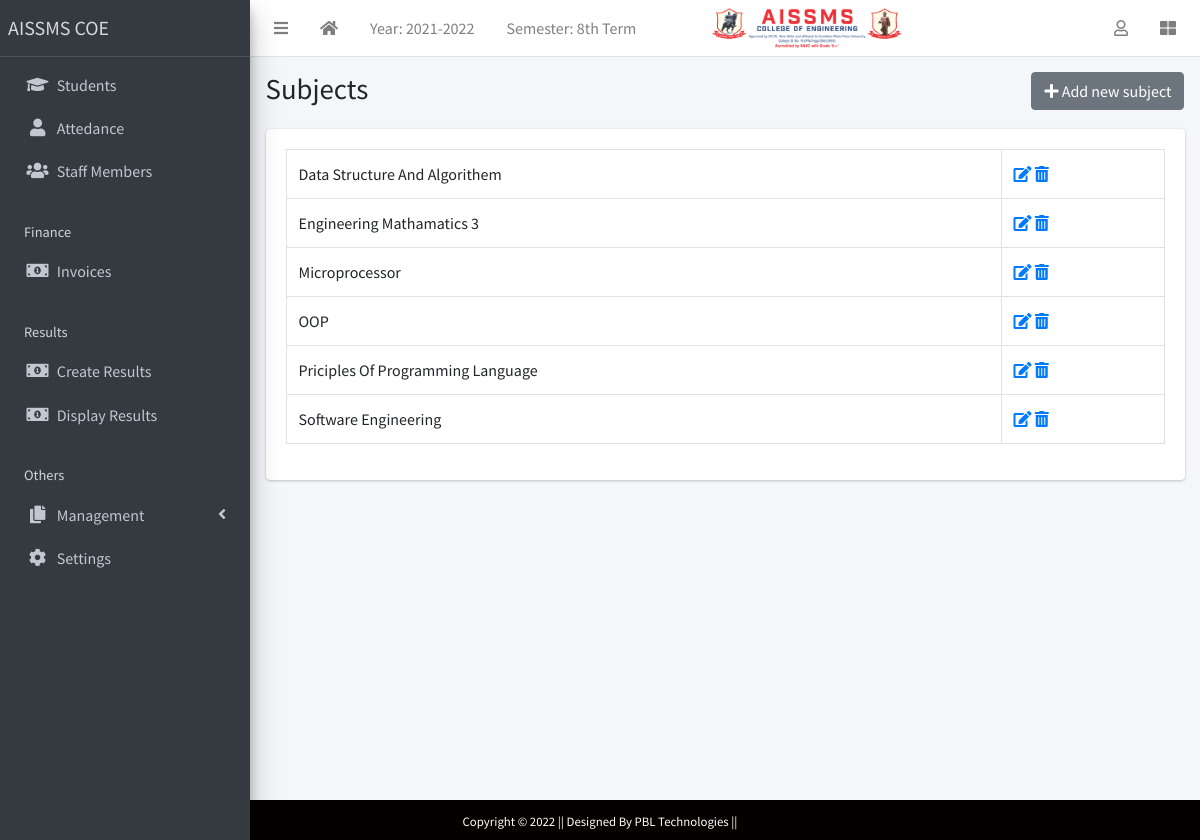
/subject/list/ (signed in), run on the app's committed database.
### apps/corecode/models.py (models this page shows, shortened)
class AcademicSession(models.Model):
    name = models.CharField(max_length=200, unique=True)
    current = models.BooleanField(default=True)
    class Meta:
        ordering = ["-name"]

class AcademicTerm(models.Model):
    name = models.CharField(max_length=20, unique=True)
    current = models.BooleanField(default=True)
    class Meta:
        ordering = ["name"]

class Subject(models.Model):
    name = models.CharField(max_length=200, unique=True)
    class Meta:
        ordering = ["name"]
    def __str__(self):
        return self.name

### apps/corecode/views.py (the view)
# urls.py: path("subject/list/", SubjectListView.as_view(), name="subjects"),
class SubjectListView(LoginRequiredMixin, SuccessMessageMixin, ListView):
    model = Subject
    template_name = "corecode/subject_list.html"
    def get_context_data(self, **kwargs):
        context = super().get_context_data(**kwargs)
        context["form"] = SubjectForm()
        return context

### apps/corecode/context_processors.py (called while the page is built)
def site_defaults(request):
    current_session = AcademicSession.objects.get(current=True)
    current_term = AcademicTerm.objects.get(current=True)
    vals = SiteConfig.objects.all()
    contexts = {
        "current_session": current_session.name,
        "current_term": current_term.name,
    }
    for val in vals:
        contexts[val.key] = val.value
    return contexts

### apps/corecode/templates/corecode/subject_list.html (shortened to what this page needs)
{% extends 'base.html' %}
{% load widget_tweaks %}
{% block title %}
Subjects
{% endblock title %}
{% block breadcrumb %}
  <a class="btn btn-secondary" href="#" data-toggle="modal" data-target="#modal1">
    <i class="fa fa-plus"></i>
    Add new subject
  </a>
{% endblock breadcrumb %}
{% block content %}
  <div class="row">
    <div class="col-sm-12">
        <table class="table table-bordered">
          <tbody>
            {% for object in object_list %}
            <tr>
              <td>{{ object }}</td>
              <td><a href="{% url 'subject-update' object.id %}"><i
                    class="fa fa-edit"></i></a> <a
                  href="{% url 'subject-delete' object.id %}"><i
                    class="fa fa-trash-alt"></i></a></td>
            </tr>
            {% endfor %}
          </tbody>
        </table>
    </div>
  </div>
{% endblock content %}

### templates/base.html (shortened to what this page needs)
{% load static %}
<!DOCTYPE html>
<html lang="en">
<head>
  <link rel="stylesheet" href="{% static 'plugins/fontawesome-free/css/all.min.css' %}">
  <link rel="stylesheet" href="{% static 'plugins/toastr/toastr.min.css' %}">
  <link rel="stylesheet" href="{% static 'plugins/overlayScrollbars/css/OverlayScrollbars.min.css' %}">
  <link rel="stylesheet" href="{% static 'plugins/Datatables/datatables.min.css' %}" />
  <link rel="stylesheet" href="{% static 'dist/css/adminlte.min.css' %}">
</head>
<body class="hold-transition sidebar-mini layout-fixed layout-navbar-fixed layout-footer-fixed">
  <div class="wrapper">
    <nav class="main-header navbar navbar-expand navbar-white navbar-light">
      <ul class="navbar-nav">
        <li class="nav-item">
          <a class="nav-link" data-widget="pushmenu" href="#" role="button"><i class="fas fa-bars"></i></a>
        </li>
        <li class="nav-item d-none d-sm-inline-block">
          <a href="{% url 'home' %} " class="nav-link"><i class="fa fa-home"></i></a>
        </li>
        <li class="nav-item d-none d-sm-inline-block">
          <a href="{% url 'current-session' %}" class="nav-link">Year: {{ current_session }}</a>
        </li>
        <li class="nav-item d-none d-sm-inline-block">
          <a href="{% url 'current-session' %}" class="nav-link">Semester: {{ current_term }}</a>
        </li>
        <li class="nav-item d-none d-sm-inline-block">
          <img style="height: 40px; width: 250px; padding-left: 60px;" src="{% static 'dist/img/logo-COE.png' %}"
            alt="">
        </li>
      </ul>
      <ul class="navbar-nav ml-auto">
        <li class="nav-item dropdown">
          <a class="nav-link" data-toggle="dropdown" href="#">
            <i class="far fa-user"></i>
          </a>
        </li>
        <li class="nav-item">
          <a class="nav-link" data-widget="control-sidebar" data-slide="true" href="#" role="button"><i
              class="fas fa-th-large"></i></a>
        </li>
      </ul>
    </nav>
    <aside class="main-sidebar sidebar-dark-primary elevation-4">
      <a href="{% url 'home' %}" class="brand-link">AISSMS COE</a>
      <div class="sidebar">
        <nav class="mt-2">
          <ul class="nav nav-pills nav-sidebar flex-column" data-widget="treeview" role="menu" data-accordion="false">
            <li class="nav-item">
              <a href="{% url 'student-list' %}" class="nav-link">
                <i class="nav-icon fas fa-graduation-cap"></i>
                <p>
                  Students
                </p>
              </a>
            </li>
            <li class="nav-item">
              <a href="#" class="nav-link">
                <i class="nav-icon fas fa-user"></i>
                <p href="#">
                  Attedance
                </p>
              </a>
            </li>
            <li class="nav-item">
              <a href="{% url 'staff-list' %}" class="nav-link">
                <i class="nav-icon fas fa-users"></i>
                <p>
                  Staff Members
                </p>
              </a>
            </li>
            <li class="nav-header">Finance</li>
            <li class="nav-item">
              <a href="{% url 'invoice-list' %}" class="nav-link">
                <i class="nav-icon fas fa-money-bill-alt"></i>
                <p>
                  Invoices
                </p>
              </a>
            </li>
            <li class="nav-header">Results</li>
            <li class="nav-item">
              <a href="{% url 'create-result' %}" class="nav-link">
                <i class="nav-icon fas fa-money-bill-alt"></i>
                <p>
                  Create Results
                </p>
              </a>
            </li>
            <li class="nav-item">
              <a href="{% url 'view-results' %}" class="nav-link">
                <i class="nav-icon fas fa-money-bill-alt"></i>
                <p>
                  Display Results
                </p>
              </a>
            </li>
            <li class="nav-header">Others</li>
            <li class="nav-item has-treeview">
              <a href="#" class="nav-link">
                <i class="nav-icon fas fa-copy"></i>
                <p>
                  Management
                  <i class="fas fa-angle-left right"></i>
                </p>
              </a>
            </li>
            <li class="nav-item">
              <a href="{% url 'configs' %}" class="nav-link">
                <i class="nav-icon fas fa-cog"></i>
                <p>
                  Settings
                </p>
              </a>
            </li>
          </ul>
        </nav>
      </div>
    </aside>
    <div class="content-wrapper">
      <section class="content-header">
        <div class="container-fluid">
          <div class="row mb-1">
            <div class="col-sm-8">
              <h1>{% block title %}{% endblock title %}</h1>
            </div>
            <div class="col-sm-4">
              <ol class="breadcrumb float-sm-right">
                <li class="breadcrumb-item">{% block breadcrumb %}{% endblock breadcrumb %}</li>
              </ol>
            </div>
          </div>
        </div>
      </section>
      <section class="content">
        <div class="container-fluid">
          <div class="row">
            <div class="col-md-12">
              {% block fullcard %}
              <div class="card">
                <div class="card-body">
                  <div class="row">
                    <div class="col">
                      {% block content %}
                      {% endblock content %}
                    </div>
                  </div>
                </div>
              </div>
              {% endblock fullcard %}
            </div>
          </div>
        </div>
      </section>
    </div>
  </div>
  <footer class="container-fluid  text-center p-2 " style="background-color: rgb(6, 1, 1);">
    <small class="text-white" style="background-color: rgb(6, 1, 1);">Copyright &copy; 2022 || Designed By PBL
      Technologies || </small>
  </footer>
</body>
</html>

### data on the page
AcademicSession: name "2021-2022"
AcademicTerm: name "8th Term"
Subject: name "Data Structure And Algorithem"
Subject: name "Engineering Mathamatics 3"
Subject: name "Microprocessor"
Subject: name "OOP"
Subject: name "Priciples Of Programming Language"
Subject: name "Software Engineering"
